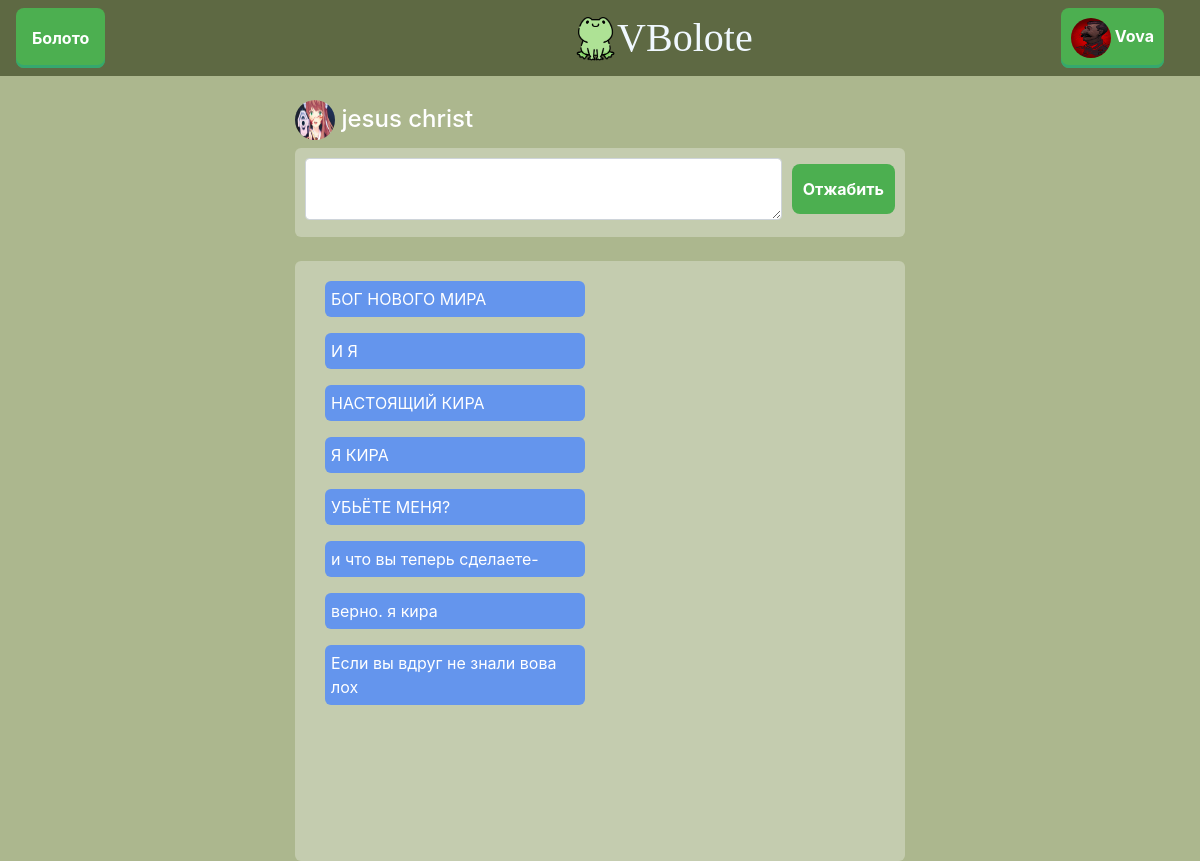
Screenshot of /messages/2 (signed in) with the database file from the repository.
### data/users.py (models this page shows, shortened)
class User(SqlAlchemyBase, UserMixin, SerializerMixin):
    __tablename__ = 'users'
    id = sqlalchemy.Column(sqlalchemy.Integer,
                                primary_key=True, autoincrement=True)
    name = sqlalchemy.Column(sqlalchemy.String, nullable=True)
    email = sqlalchemy.Column(sqlalchemy.String,
                              index=True, unique=True, nullable=True)
    hashed_password = sqlalchemy.Column(sqlalchemy.String, nullable=True)
    about = sqlalchemy.Column(sqlalchemy.String, nullable=False,
                              default='')
    au_attitude = sqlalchemy.Column(sqlalchemy.String, nullable=False,
                                    default='')
    frog_attitude = sqlalchemy.Column(sqlalchemy.String, nullable=False,
                                      default='')
    pic = sqlalchemy.Column(sqlalchemy.Integer, default=0)

### data/messages.py (models this page shows)
class Messages(SqlAlchemyBase, UserMixin, SerializerMixin):
    __tablename__ = 'messages'
    id = sqlalchemy.Column(sqlalchemy.Integer,
                           primary_key=True, autoincrement=True)
    u_id = sqlalchemy.Column(sqlalchemy.Integer)
    b_id = sqlalchemy.Column(sqlalchemy.Integer)
    text = sqlalchemy.Column(sqlalchemy.String)

### flask_app.py (the view)
@app.route('/messages/<int:user_id>', methods=['GET', 'POST'])
@login_required
def messages(user_id):
    form = MessageForm()
    db_sess = db_session.create_session()
    if form.validate_on_submit():
        m = Messages(
            u_id=current_user.id,
            b_id=FM.id_fr(user_id, current_user.id),
            text=form.message.data
        )
        db_sess.add(m)
        db_sess.commit()
        return redirect(f'/messages/{user_id}')
    else:
        user = db_sess.query(User).filter(User.id == user_id).first()
        msgs = MM.get_ms_from_id(user_id)
        if msgs is None:
            return redirect('/')
        return render_template('messages.html', form=form, user=user, messages=msgs)

### forms/message.py
class MessageForm(FlaskForm):
    message = TextAreaField("Жабье сообщение", validators=[DataRequired()])
    submit = SubmitField('Отжабить')

### data/db_session.py (called while the page is built)
def create_session() -> Session:
    global __factory
    return __factory()

### flask_app.py (called while the page is built)
@login_manager.user_loader
def load_user(user_id):
    db_sess = db_session.create_session()
    return db_sess.query(User).get(user_id)

    @staticmethod
    def id_fr(id1, id2):
        db_sess = db_session.create_session()
        n1 = db_sess.query(Friends).filter(Friends.u_id1 == id1).all()
        n2 = db_sess.query(Friends).filter(Friends.u_id1 == id2).all()
        for i in n1:
            if id2 == i.u_id2:
                return i.id
        for i in n2:
            if id1 == i.u_id2:
                return i.id
        return -1

    @staticmethod
    def get_ms_from_id(user_id):
        b_id = FM.id_fr(user_id, current_user.id)
        if b_id == -1:
            return None
        db_sess = db_session.create_session()
        all_m = db_sess.query(Messages).filter(Messages.b_id == b_id).all()
        if all_m is None:
            all_m = []
        else:
            all_m = list(all_m)
        all_m.sort(key=lambda x: -x.id)
        all_m = map(lambda x: (x, x.u_id == current_user.id), all_m)
        return all_m

### templates/messages.html (shortened to what this page needs)
{% extends "base.html" %}
{% block content %}
<br>
    <h4 class="anya-molodec">
        <img src="../static/img/pics/pic{{user.pic}}.jpg" class = "mini_user_pic" alt="аватарка"/>
        <a href="/user/{{user.id}}" style="color: white">{{user.name}}</a>
    </h4>
    <div>
        <form class="message" action="" method="post">
            <p class="input-message">
                {{ form.message(class="form-control message-box") }} {{ form.submit(type="submit", class="btn btn-primary send-message") }}
            </p>
        </form>
    </div>
<br>
<div data-bs-spy="scroll" data-bs-target="#list-example" data-bs-offset="0"
     class="scrollspy-example" tabindex="0">
  <div class="message-block">
      {% for mes in messages %}
          {% if mes[1] %}
              <p class="my-message">{{mes[0].text}}</p>
          {% else %}
              <p class="not-my-message">{{mes[0].text}}</p>
          {% endif %}
      {% endfor %}
  </div>
</div>
{% endblock %}

### templates/base.html (shortened to what this page needs)
<!doctype html>
<html lang="en">
<head>
    <link rel="stylesheet"
          href="https://stackpath.bootstrapcdn.com/bootstrap/4.4.1/css/bootstrap.min.css"
>
    <link rel="stylesheet" href= "{{ url_for('static', filename='css/decor.css') }}">
</head>
<body>
<header>
    <nav class="navbar navbar-light" style="background-color: #5e6943;">
        <div class="dropdown">
          <button class="dropbtn">Болото</button>
        </div>
        <a type="button" class="AppName" href="/"><img src="../static/img/icon_frog.png" height="50" alt="...">VBolote</a>
            {% if current_user.is_authenticated %}
                <div class="dropdown">
                  <button class="dropbtn user">
                      <img src="../static/img/pics/pic{{current_user.pic}}.jpg" class = "mini_user_pic" alt="аватарка"/>
                      {{ current_user.name }}
                  </button>
                </div>
            {% else %}
                <div class="btn-group" role="group" aria-label="Basic mixed styles example">
                  <a type="button" class="btn btn-login" href="/login">Войти</a>
                  <a type="button" class="btn btn-reg" href="/send_email">Зарегистрироваться</a>
                </div>
            {% endif %}
    </nav>
</header>
<main role="main" class="container">
    {% block content %}{% endblock %}
</main>
</body>
</html>

### static/css/decor.css (style rules this page uses)
.dropbtn { background-color: #4CAF50; color: white; padding: 16px; font-size: 16px; border: none; }
.dropdown { position: relative; display: inline-block; }
.scrollspy-example { position: relative; background-color: #c4ccaf; margin-right: 250px; margin-left: 250px; padding: 20px; border-radius: 6px; overflow-y: scroll; height: 600px; }
body { background-color: #acb78e; color: aliceblue; }
header { background-color: #5e6943; }
.AppName { color: aliceblue; padding-left: 4em; font-size: 40px; font-family: "Voguer Sans Free" }
button { height: 60px; font-weight: 700; color: #7b917b; text-decoration: none; padding: .5em 2em; border-radius: 8px; background: rgb(123, 145, 123); box-shadow: 0 -3px rgb(53, 167, 110) inset; transition: 0.2s; }
button.user { background-color: #4CAF50; color: white; padding: 10px; font-size: 16px; border: none; margin-right: 20px; }
h4.anya-molodec { margin-left: 250px; }
.not-my-message { display: flex; justify-content: flex-start; background-color: cornflowerblue; color: white; padding: 6px; margin-right: 300px; margin-left: 10px; border-radius: 6px; }
form.message { margin-left: 250px; margin-right: 250px; background: #c4ccaf; padding-left: 10px; padding-right: 10px; padding-bottom: 0.5px; padding-top: 10px; border-radius: 6px; }
p.input-message { display: flex; justify-content: flex-start; padding-bottom: 0; }
input.send-message { margin-left: 10px; margin-top: 6px; }
textarea.message-box { min-height: 60px; }
.btn-primary, .btn-danger { height: 50px; font-weight: 700; color: white; text-decoration: none; border-radius: 8px; background: #4CAF50; transition: 0.2s; padding: 10px; border-color: transparent; }
.mini_user_pic { Width: 40px; Height: 40px; border-radius: 50%; }

### rows the page displays
User: name "Vova"
User: name "jesus christ"
Messages: text "БОГ НОВОГО МИРА"
Messages: text "И Я"
Messages: text "НАСТОЯЩИЙ КИРА"
Messages: text "Я КИРА"
Messages: text "УБЬЁТЕ МЕНЯ?"
Messages: text "и что вы теперь сделаете-"
Messages: text "верно. я кира"
Messages: text "Если вы вдруг не знали вова лох"
